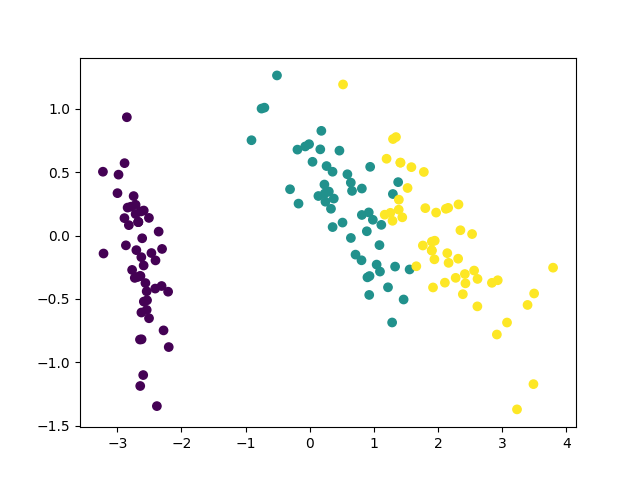

Reproduce this figure in Python.
from sklearn.datasets import load_iris
import matplotlib.pyplot as plt
import numpy as np

class PCA :
	def __init__(self, n_components) :
		self.n_components = n_components

	def calMean(self, X):
		return X.mean(axis = 0)
		
	def main(self, X):
		X = X - self.calMean(X)
		cov = np.cov(X, rowvar = False)

		l, v = np.linalg.eig(cov)
		l_idx = np.argsort(l)[::-1]
		l = l[l_idx]
		v = v[:, l_idx] # extract column Eigenvectors 

		comp = v[:, :self.n_components]

		T = np.dot(X, comp)
		return T

if __name__ == '__main__':
	iris = load_iris()
	pca = PCA(n_components = 2)
	x = pca.main(iris.data)

	plt.figure()
	plt.scatter(x[:,0], x[:,1], c = iris.target)
	plt.show()
